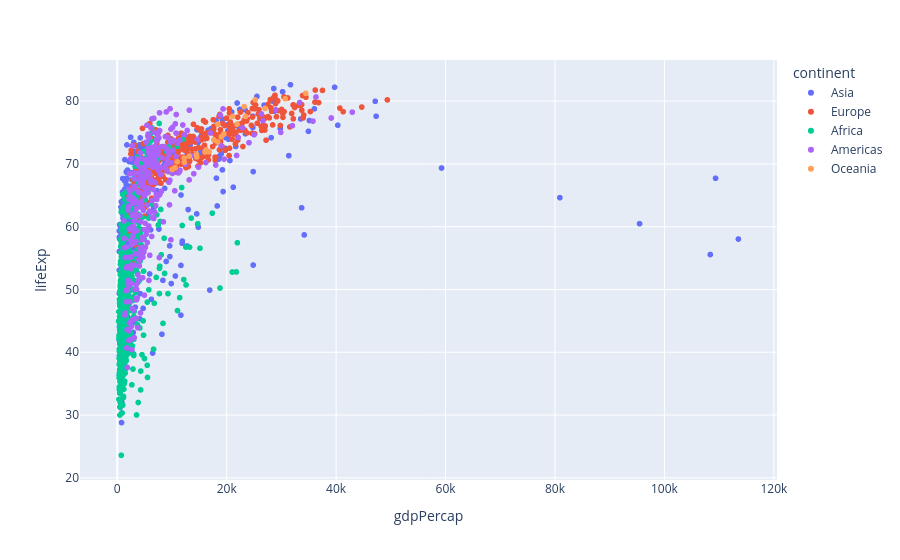

The notebook cell saved with this chart:
### Markdown cell above
## Working with Plotly Express

Let's take apart our Plotly Expess figure of the Gapminder data and build it up from the beginning, exploring how each feature works.

We'll begin be importing `plotly.express as px` and loading the data - which comes as part of the plotly express package - into a DataFrame.

Then we'll use Plotly to make a simple scatterplot of per capita GDP and Life expectancy.

### Code cell
fig=px.scatter(df,
              x='gdpPercap',
              y='lifeExp',
              color='continent')

fig.show()

### Figure 1 — Plotly figure (JSON) as saved in the notebook; plotly's stock layout.template omitted (floating-point values rounded to 4 significant figures; data arrays with more than 128 entries replaced by an {"elided": "..."} marker saying what was removed)
{"data": [{"hovertemplate": "continent=Asia<br>gdpPercap=%{x}<br>lifeExp=%{y}<extra></extra>", "legendgroup": "Asia", "marker": {"color": "#636efa", "symbol": "circle"}, "mode": "markers", "name": "Asia", "showlegend": true, "type": "scattergl", "x": {"elided": "396 float values"}, "xaxis": "x", "y": {"elided": "396 float values"}, "yaxis": "y"}, {"hovertemplate": "continent=Europe<br>gdpPercap=%{x}<br>lifeExp=%{y}<extra></extra>", "legendgroup": "Europe", "marker": {"color": "#EF553B", "symbol": "circle"}, "mode": "markers", "name": "Europe", "showlegend": true, "type": "scattergl", "x": {"elided": "360 float values"}, "xaxis": "x", "y": {"elided": "360 float values"}, "yaxis": "y"}, {"hovertemplate": "continent=Africa<br>gdpPercap=%{x}<br>lifeExp=%{y}<extra></extra>", "legendgroup": "Africa", "marker": {"color": "#00cc96", "symbol": "circle"}, "mode": "markers", "name": "Africa", "showlegend": true, "type": "scattergl", "x": {"elided": "624 float values"}, "xaxis": "x", "y": {"elided": "624 float values"}, "yaxis": "y"}, {"hovertemplate": "continent=Americas<br>gdpPercap=%{x}<br>lifeExp=%{y}<extra></extra>", "legendgroup": "Americas", "marker": {"color": "#ab63fa", "symbol": "circle"}, "mode": "markers", "name": "Americas", "showlegend": true, "type": "scattergl", "x": {"elided": "300 float values"}, "xaxis": "x", "y": {"elided": "300 float values"}, "yaxis": "y"}, {"hovertemplate": "continent=Oceania<br>gdpPercap=%{x}<br>lifeExp=%{y}<extra></extra>", "legendgroup": "Oceania", "marker": {"color": "#FFA15A", "symbol": "circle"}, "mode": "markers", "name": "Oceania", "showlegend": true, "type": "scattergl", "x": [10040.0, 10950.0, 12220.0, 14530.0, 16790.0, 18330.0, 19480.0, 21890.0, 23420.0, 27000.0, 30690.0, 34440.0, 10560.0, 12250.0, 13180.0, 14460.0, 16050.0, 16230.0, 17630.0, 19010.0, 18360.0, 21050.0, 23190.0, 25190.0], "xaxis": "x", "y": [69.12, 70.33, 70.93, 71.1, 71.93, 73.49, 74.74, 76.32, 77.56, 78.83, 80.37, 81.23, 69.39, 70.26, 71.24, 71.52, 71.89, 72.22, 73.84, 74.32, 76.33, 77.55, 79.11, 80.2], "yaxis": "y"}], "layout": {"autosize": true, "legend": {"title": {"text": "continent"}, "tracegroupgap": 0}, "margin": {"t": 60}, "xaxis": {"anchor": "y", "autorange": true, "domain": [0, 1], "range": [-6646.0, 120400.0], "title": {"text": "gdpPercap"}, "type": "linear"}, "yaxis": {"anchor": "x", "autorange": true, "domain": [0, 1], "range": [19.03, 87.17], "title": {"text": "lifeExp"}, "type": "linear"}}}
